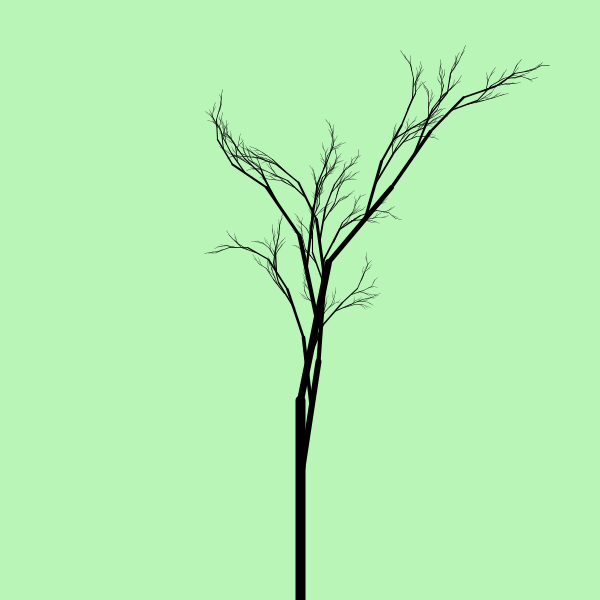
Frame 1 (no input)
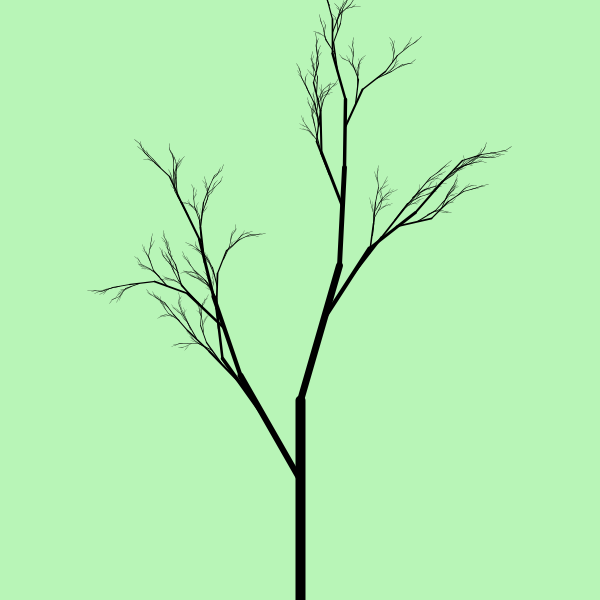
Frame 2 (the mouse pressed at the canvas centre, redrawn once)

The Processing sketch that drew these frames (run headless with seeded random() and noise(); the mouse was pressed at the canvas centre and the sketch redrawn once):

// Processing sketch: processing_171434
// ── processing_171434.pde

void setup()
{
  size(600,600);
  smooth();
  noLoop();
}

void draw()
{
  background(184,245,183);   
  strokeWeight(10);
  translate(width/2,height);
  branch(0);
}

void branch(int depth)
{
    if (depth < 10) {
      line(0,0,0,-height/3);
      pushMatrix();
      {
        translate(0,-height/5);
        rotate(random(-PI/6,PI/6));
        scale(0.6);
        branch(depth +1 );
      }
      popMatrix();
      pushMatrix();
      {
        translate(0,-height/3);
        rotate(random(-PI/6,PI/6));
        scale(0.7);
        branch(depth + 1);
      }
      popMatrix();
    }
}

void mouseClicked()
{
  redraw(); 
}
